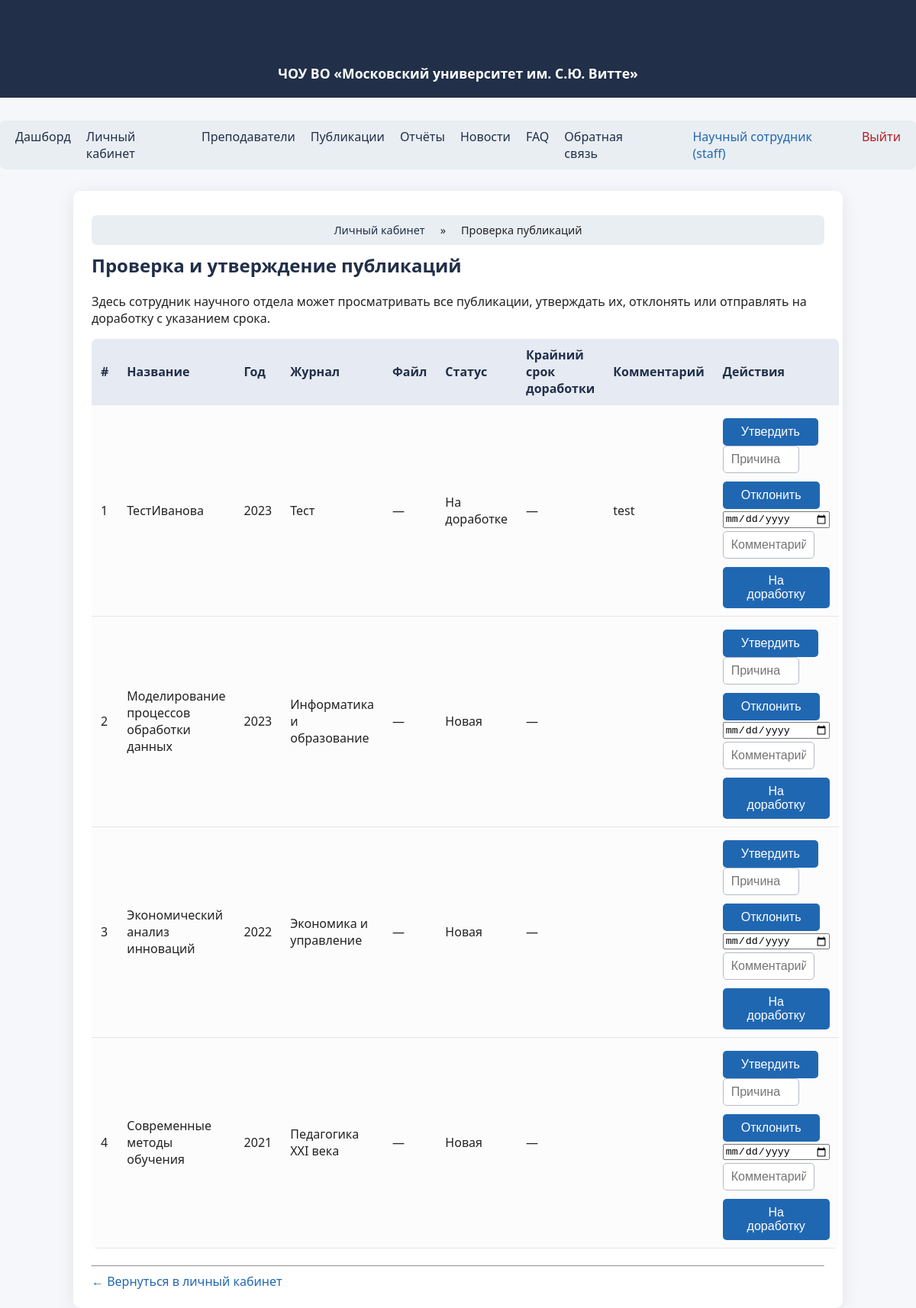
Page /staff/review (signed in) on the committed database.
### tables this page shows
CREATE TABLE users (
            id INTEGER PRIMARY KEY AUTOINCREMENT,
            fio TEXT,
            email TEXT UNIQUE,
            password TEXT,
            role TEXT,
            lecturer_id INTEGER
        );

CREATE TABLE publications (
            id INTEGER PRIMARY KEY AUTOINCREMENT,
            title TEXT,
            year INTEGER,
            journal TEXT,
            source TEXT,
            link TEXT,
            citations INTEGER,
            doi TEXT,
            file_path TEXT,
            status TEXT DEFAULT 'new',
            review_comment TEXT,
            revision_deadline TEXT,
            reviewer_id INTEGER
        );

### app/routes.py (the view)
@bp.route('/staff/review')
@login_required(role='staff')
def staff_review():
    pubs = get_publications_for_review()
    today = date.today().isoformat()  # 'YYYY-MM-DD'
    return render_template(
        'staff_review.html',
        pubs=pubs,
        today=today,
        breadcrumbs=[
            ('Личный кабинет', url_for('main.profile')),
            ('Проверка публикаций', None)
        ]
    )

### app/models.py (called while the page is built)
def get_db():
    db = getattr(g, '_database', None)
    if db is None:
        db = g._database = sqlite3.connect(DATABASE)
        db.row_factory = sqlite3.Row
    return db

def get_user_by_id(user_id):
    db = get_db()
    user = db.execute(
        "SELECT * FROM users WHERE id = ?", (user_id,)
    ).fetchone()
    return user

def get_publications_for_review():
    db = get_db()
    return db.execute(
        "SELECT * FROM publications "
        "WHERE status IN ('new', 'revision_required') "
        "ORDER BY year DESC, id DESC"
    ).fetchall()

### app/routes.py (called while the page is built)
def login_required(role=None):
    def decorator(f):
        @wraps(f)
        def decorated_function(*args, **kwargs):
            if 'user_id' not in session:
                return redirect(url_for('main.login'))
            if role and session.get('role') != role:
                flash('Нет доступа')
                return redirect(url_for('main.dashboard'))
            return f(*args, **kwargs)
        return decorated_function
    return decorator

@bp.before_app_request
def load_logged_in_user():
    user_id = session.get('user_id')
    g.user = get_user_by_id(user_id) if user_id else None

### app/templates/staff_review.html (shortened to what this page needs)
{% extends "base.html" %}
{% block content %}
<h2>Проверка и утверждение публикаций</h2>
<p>
    Здесь сотрудник научного отдела может просматривать все публикации,
    утверждать их, отклонять или отправлять на доработку с указанием срока.
</p>
{% if pubs and pubs|length > 0 %}
    <table class="table">
        <thead>
            <tr>
                <th>#</th>
                <th>Название</th>
                <th>Год</th>
                <th>Журнал</th>
                <th>Файл</th>
                <th>Статус</th>
                <th>Крайний срок доработки</th>
                <th>Комментарий</th>
                <th style="width: 320px;">Действия</th>
            </tr>
        </thead>
        <tbody>
            {% for p in pubs %}
            <tr>
                <td>{{ loop.index }}</td>
                <td>{{ p.title }}</td>
                <td>{{ p.year }}</td>
                <td>{{ p.journal }}</td>
                <td>
                    {% if p.file_path %}
                        <a href="{{ url_for('main.download_publication_file', filename=p.file_path) }}" target="_blank">
                            Открыть файл
                        </a>
                    {% else %}
                        —
                    {% endif %}
                </td>
                <td>
                    {% if p.status == 'approved' %}
                        Утверждена
                    {% elif p.status == 'rejected' %}
                        Отклонена
                    {% elif p.status == 'revision_required' %}
                        На доработке
                    {% elif p.status == 'new' or not p.status %}
                        Новая
                    {% else %}
                        {{ p.status }}
                    {% endif %}
                </td>
                <td>
                    {% if p.revision_deadline %}
                        {% if p.revision_deadline < today %}
                            <span style="color:red;">{{ p.revision_deadline }} (просрочено)</span>
                        {% else %}
                            <span style="color:green;">{{ p.revision_deadline }}</span>
                        {% endif %}
                    {% else %}
                        —
                    {% endif %}
                </td>
                <td>{{ p.review_comment or '' }}</td>
                <td>
                    <form action="{{ url_for('main.staff_approve_publication', pub_id=p.id) }}"
                          method="post" style="display:inline;">
                        <button type="submit" class="btn">Утвердить</button>
                    </form>
                    <form action="{{ url_for('main.staff_reject_publication', pub_id=p.id) }}"
                          method="post" style="display:inline;">
                        <input type="text" name="comment" placeholder="Причина" style="width:100px; margin-bottom:4px;">
                        <button type="submit" class="btn">Отклонить</button>
                    </form>
                    <form action="{{ url_for('main.staff_send_to_revision', pub_id=p.id) }}"
                          method="post" style="display:inline;">
                        <input type="date" name="revision_deadline" style="width:135px; margin-bottom:4px;">
                        <input type="text" name="comment" placeholder="Комментарий" style="width:120px; margin-bottom:4px;">
                        <button type="submit" class="btn">На доработку</button>
                    </form>
                </td>
            </tr>
            {% endfor %}
        </tbody>
    </table>
{% else %}
    <p>Публикаций пока нет.</p>
{% endif %}
<hr>
<a href="{{ url_for('main.profile') }}">← Вернуться в личный кабинет</a>
{% endblock %}

### app/templates/base.html (shortened to what this page needs)
<!DOCTYPE html>
<html lang="ru">
<head>
    <link rel="stylesheet" href="{{ url_for('static', filename='css/style.css') }}">
</head>
<body>
    <div class="header">
        <h1>Автоматизация учёта научных публикаций</h1>
        <div style="font-size:1.1em;margin-top:5px;">
            <b>ЧОУ ВО «Московский университет им. С.Ю. Витте»</b>
        </div>
    </div>
    <nav>
        {% if g.user %}
            <a href="{{ url_for('main.dashboard') }}">Дашборд</a>
        {% endif %}
        <a href="{{ url_for('main.profile') }}">Личный кабинет</a>
        <a href="{{ url_for('main.lecturers') }}">Преподаватели</a>
        <a href="{{ url_for('main.publications') }}">Публикации</a>
        <a href="{{ url_for('main.reports') }}">Отчёты</a>
        <a href="{{ url_for('main.news_list') }}">Новости</a>
        <a href="{{ url_for('main.faq') }}">FAQ</a>
        <a href="{{ url_for('main.feedback') }}">Обратная связь</a>
        <span style="margin-left:25px;color:#2067b2;">
            {% if g.user %}
                {{ g.user['fio']|default('Пользователь') }} ({{ g.user['role']|default('') }})
            {% endif %}
        </span>
        {% if g.user %}
            <a href="{{ url_for('main.logout') }}" style="margin-left:auto;color:#b21f1f;">Выйти</a>
        {% else %}
            <a href="{{ url_for('main.login') }}" style="margin-left:auto;color:#2067b2;">Войти</a>
        {% endif %}
    </nav>
    <div class="container">
        {% if breadcrumbs %}
        <nav class="breadcrumbs" style="margin-bottom:10px; font-size:0.9em;">
            {% for title, url in breadcrumbs %}
                {% if url %}
                    <a href="{{ url }}">{{ title }}</a>
                    {% if not loop.last %}&raquo;{% endif %}
                {% else %}
                    <span>{{ title }}</span>
                {% endif %}
            {% endfor %}
        </nav>
        {% endif %}
        {% block content %}{% endblock %}
    </div>
</body>
</html>

### app/static/css/style.css (style rules this page uses)
body { font-family: 'Segoe UI', Arial, sans-serif; background: #f5f7fa; margin: 0; padding: 0; color: #222; }
.header { background: #212f49; color: #fff; padding: 20px 0; text-align: center; margin-bottom: 30px; }
.container { max-width: 960px; margin: 0 auto; background: #fff; padding: 32px 24px 24px 24px; border-radius: 10px; box-shadow: 0 4px 24px 0 rgba(0,0,0,0.08); }
h1, h2, h3 { color: #212f49; margin-top: 0; }
a { color: #2067b2; text-decoration: none; }
nav { margin-bottom: 28px; background: #e9eef3; padding: 10px 20px; border-radius: 7px; display: flex; gap: 20px; justify-content: center; }
nav a { color: #212f49; font-weight: 500; }
table { border-collapse: collapse; width: 100%; margin-bottom: 22px; background: #fcfcfc; border-radius: 7px; overflow: hidden; }
th, td { padding: 10px 12px; text-align: left; border-bottom: 1px solid #e5e5e5; }
th { background: #e6eaf2; color: #212f49; font-weight: 600; }
form { margin: 0 auto 16px auto; padding: 12px 0; max-width: 500px; }
input[type="text"], input[type="email"], input[type="password"], input[type="number"], select, textarea { width: 100%; padding: 8px 10px; border: 1px solid #b4bac8; border-radius: 5px; font-size: 1em; margin-bottom: 8px; box-sizing: border-box; }
button, input[type="submit"] { background: #2067b2; color: #fff; padding: 9px 24px; border: none; border-radius: 5px; font-size: 1em; margin-top: 7px; cursor: pointer; transition: background 0.2s; }

### rows in the picture
users: user.fio "Научный сотрудник", user.role "staff"
publications: title "ТестИванова", year "2023", journal "Тест", shows "На доработке", review_comment "test"
publications: title "Моделирование процессов обработки данных", year "2023", journal "Информатика и образование", status "Новая"
publications: title "Экономический анализ инноваций", year "2022", journal "Экономика и управление", status "Новая"
publications: title "Современные методы обучения", year "2021", journal "Педагогика XXI века", status "Новая"

### other values in the picture
{{ title }} "Личный кабинет"
{{ title }} "Проверка публикаций"
